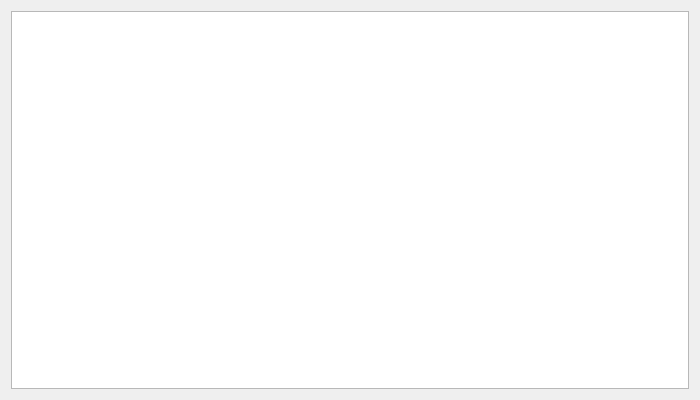
<?xml version="1.0" encoding="UTF-8"?>
<ui version="4.0">
 <class>PluginManagerDialog</class>
 <widget class="QDialog" name="PluginManagerDialog">
  <property name="geometry">
   <rect>
    <x>0</x>
    <y>0</y>
    <width>700</width>
    <height>400</height>
   </rect>
  </property>
  <property name="windowTitle">
   <string>Plugin Manager</string>
  </property>
  <property name="windowIcon">
   <iconset resource="mainresources.qrc">
    <normaloff>:/resources/images/leechcraft.svg</normaloff>:/resources/images/leechcraft.svg</iconset>
  </property>
  <layout class="QVBoxLayout" name="verticalLayout">
   <item>
    <widget class="QTreeView" name="PluginsTree_">
     <property name="minimumSize">
      <size>
       <width>120</width>
       <height>0</height>
      </size>
     </property>
     <property name="editTriggers">
      <set>QAbstractItemView::NoEditTriggers</set>
     </property>
     <property name="alternatingRowColors">
      <bool>true</bool>
     </property>
     <property name="iconSize">
      <size>
       <width>48</width>
       <height>48</height>
      </size>
     </property>
     <property name="rootIsDecorated">
      <bool>false</bool>
     </property>
     <property name="itemsExpandable">
      <bool>false</bool>
     </property>
     <property name="sortingEnabled">
      <bool>true</bool>
     </property>
     <property name="headerHidden">
      <bool>false</bool>
     </property>
     <property name="expandsOnDoubleClick">
      <bool>false</bool>
     </property>
     <attribute name="headerVisible">
      <bool>true</bool>
     </attribute>
     <attribute name="headerDefaultSectionSize">
      <number>220</number>
     </attribute>
    </widget>
   </item>
  </layout>
 </widget>
 <resources>
  <include location="mainresources.qrc"/>
 </resources>
 <connections/>
</ui>
